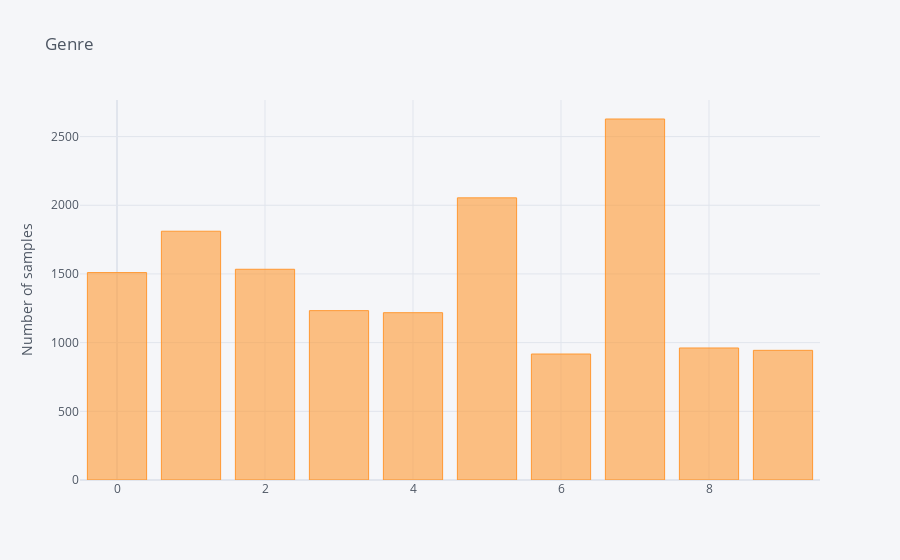

Source (notebook cell):
### Code cell
train_labels.value_counts().sort_values(ascending=False).iplot(kind='bar', yTitle='Number of samples', title='Genre')

### Figure 1 — Plotly figure (JSON) as saved in the notebook; plotly's stock layout.template omitted (floating-point values rounded to 4 significant figures)
{"data": [{"marker": {"color": "rgba(255, 153, 51, 0.6)", "line": {"color": "rgba(255, 153, 51, 1.0)", "width": 1}}, "name": "gen", "orientation": "v", "text": "", "type": "bar", "x": [7, 5, 1, 2, 0, 3, 4, 8, 9, 6], "y": [2628, 2054, 1811, 1534, 1510, 1233, 1218, 961, 944, 917]}], "layout": {"legend": {"bgcolor": "#F5F6F9", "font": {"color": "#4D5663"}}, "paper_bgcolor": "#F5F6F9", "plot_bgcolor": "#F5F6F9", "title": {"font": {"color": "#4D5663"}, "text": "Genre"}, "xaxis": {"gridcolor": "#E1E5ED", "showgrid": true, "tickfont": {"color": "#4D5663"}, "title": {"font": {"color": "#4D5663"}, "text": ""}, "zerolinecolor": "#E1E5ED"}, "yaxis": {"gridcolor": "#E1E5ED", "showgrid": true, "tickfont": {"color": "#4D5663"}, "title": {"font": {"color": "#4D5663"}, "text": "Number of samples"}, "zerolinecolor": "#E1E5ED"}}}
